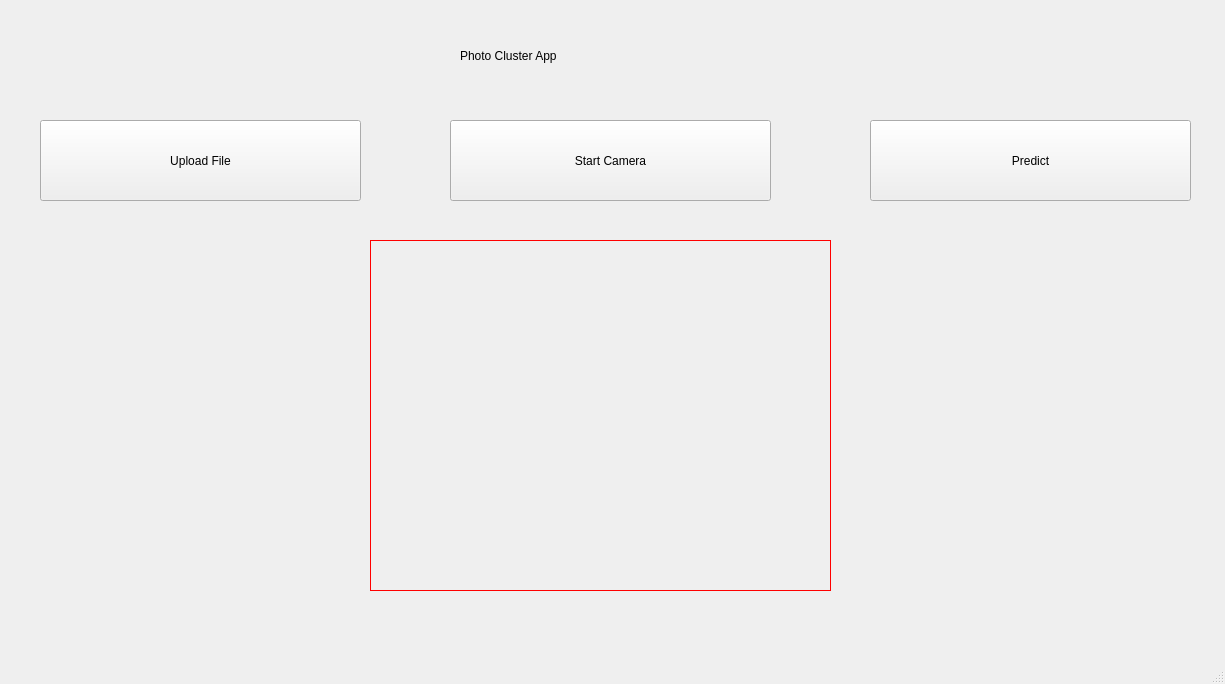
<?xml version="1.0" encoding="UTF-8"?>
<ui version="4.0">
 <class>MainWindow</class>
 <widget class="QMainWindow" name="MainWindow">
  <property name="geometry">
   <rect>
    <x>0</x>
    <y>0</y>
    <width>1225</width>
    <height>684</height>
   </rect>
  </property>
  <property name="windowTitle">
   <string>MainWindow</string>
  </property>
  <widget class="QWidget" name="centralwidget">
   <widget class="QPushButton" name="pushButton">
    <property name="geometry">
     <rect>
      <x>40</x>
      <y>120</y>
      <width>321</width>
      <height>81</height>
     </rect>
    </property>
    <property name="styleSheet">
     <string notr="true">font: 20pt &quot;MS Shell Dlg 2&quot;;</string>
    </property>
    <property name="text">
     <string>Upload File</string>
    </property>
   </widget>
   <widget class="QLabel" name="label">
    <property name="geometry">
     <rect>
      <x>460</x>
      <y>20</y>
      <width>341</width>
      <height>71</height>
     </rect>
    </property>
    <property name="styleSheet">
     <string notr="true">font: 20pt &quot;MS Shell Dlg 2&quot;;</string>
    </property>
    <property name="text">
     <string>Photo Cluster App</string>
    </property>
   </widget>
   <widget class="QLabel" name="label_2">
    <property name="geometry">
     <rect>
      <x>370</x>
      <y>240</y>
      <width>461</width>
      <height>351</height>
     </rect>
    </property>
    <property name="styleSheet">
     <string notr="true">border: 1px solid red;</string>
    </property>
    <property name="text">
     <string/>
    </property>
   </widget>
   <widget class="QPushButton" name="pushButton_2">
    <property name="geometry">
     <rect>
      <x>450</x>
      <y>120</y>
      <width>321</width>
      <height>81</height>
     </rect>
    </property>
    <property name="styleSheet">
     <string notr="true">font: 20pt &quot;MS Shell Dlg 2&quot;;</string>
    </property>
    <property name="text">
     <string>Start Camera</string>
    </property>
   </widget>
   <widget class="QPushButton" name="pushButton_3">
    <property name="geometry">
     <rect>
      <x>870</x>
      <y>120</y>
      <width>321</width>
      <height>81</height>
     </rect>
    </property>
    <property name="styleSheet">
     <string notr="true">font: 20pt &quot;MS Shell Dlg 2&quot;;</string>
    </property>
    <property name="text">
     <string>Predict</string>
    </property>
   </widget>
  </widget>
  <widget class="QMenuBar" name="menubar">
   <property name="geometry">
    <rect>
     <x>0</x>
     <y>0</y>
     <width>1225</width>
     <height>31</height>
    </rect>
   </property>
  </widget>
  <widget class="QStatusBar" name="statusbar"/>
 </widget>
 <resources/>
 <connections/>
</ui>
